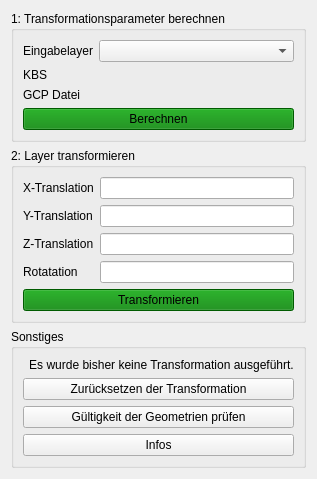
      <widget class="QWidget" name="tab_1">
       <attribute name="title">
        <string>Transformation</string>
       </attribute>
       <layout class="QVBoxLayout" name="verticalLayout">
        <item>
         <widget class="QGroupBox" name="calcParametersGroupBox">
          <property name="sizePolicy">
           <sizepolicy hsizetype="Preferred" vsizetype="Fixed">
            <horstretch>0</horstretch>
            <verstretch>0</verstretch>
           </sizepolicy>
          </property>
          <property name="title">
           <string>1: Transformationsparameter berechnen</string>
          </property>
          <property name="alignment">
           <set>Qt::AlignLeading|Qt::AlignLeft|Qt::AlignTop</set>
          </property>
          <property name="flat">
           <bool>false</bool>
          </property>
          <property name="checkable">
           <bool>false</bool>
          </property>
          <layout class="QFormLayout" name="formLayout">
           <property name="fieldGrowthPolicy">
            <enum>QFormLayout::AllNonFixedFieldsGrow</enum>
           </property>
           <property name="verticalSpacing">
            <number>6</number>
           </property>
           <property name="bottomMargin">
            <number>9</number>
           </property>
           <item row="1" column="0">
            <widget class="QLabel" name="tf_label_eingabelayer">
             <property name="text">
              <string>Eingabelayer</string>
             </property>
            </widget>
           </item>
           <item row="1" column="1">
            <widget class="QgsMapLayerComboBox" name="comboEingabelayerTransform"/>
           </item>
           <item row="2" column="0">
            <widget class="QLabel" name="label_14">
             <property name="text">
              <string>KBS</string>
             </property>
            </widget>
           </item>
           <item row="2" column="1">
            <widget class="QgsProjectionSelectionWidget" name="projectionSelectionTransform"/>
           </item>
           <item row="4" column="0">
            <widget class="QLabel" name="label_17">
             <property name="text">
              <string>GCP Datei</string>
             </property>
            </widget>
           </item>
           <item row="4" column="1">
            <widget class="QgsFileWidget" name="fileWidgetTargetCoordinates"/>
           </item>
           <item row="6" column="0" colspan="2">
            <widget class="QPushButton" name="btnOpenTransformDlg">
             <property name="autoFillBackground">
              <bool>false</bool>
             </property>
             <property name="styleSheet">
              <string notr="true">background-color : green</string>
             </property>
             <property name="text">
              <string>Berechnen</string>
             </property>
            </widget>
           </item>
          </layout>
         </widget>
        </item>
        <item>
         <widget class="QGroupBox" name="layerTransformGroupBox">
          <property name="enabled">
           <bool>true</bool>
          </property>
          <property name="sizePolicy">
           <sizepolicy hsizetype="Preferred" vsizetype="Fixed">
            <horstretch>0</horstretch>
            <verstretch>0</verstretch>
           </sizepolicy>
          </property>
          <property name="title">
           <string>2: Layer transformieren</string>
          </property>
          <layout class="QFormLayout" name="formLayout_2">
           <item row="0" column="0">
            <widget class="QLabel" name="label_18">
             <property name="text">
              <string>X-Translation</string>
             </property>
            </widget>
           </item>
           <item row="0" column="1">
            <widget class="QLineEdit" name="xTranslationText">
             <property name="readOnly">
              <bool>true</bool>
             </property>
            </widget>
           </item>
           <item row="1" column="0">
            <widget class="QLabel" name="label_19">
             <property name="text">
              <string>Y-Translation</string>
             </property>
            </widget>
           </item>
           <item row="1" column="1">
            <widget class="QLineEdit" name="yTranslationText">
             <property name="readOnly">
              <bool>true</bool>
             </property>
            </widget>
           </item>
           <item row="2" column="0">
            <widget class="QLabel" name="label_20">
             <property name="text">
              <string>Z-Translation</string>
             </property>
            </widget>
           </item>
           <item row="2" column="1">
            <widget class="QLineEdit" name="zTranslationText">
             <property name="readOnly">
              <bool>true</bool>
             </property>
            </widget>
           </item>
           <item row="3" column="0">
            <widget class="QLabel" name="label_21">
             <property name="text">
              <string>Rotatation</string>
             </property>
            </widget>
           </item>
           <item row="3" column="1">
            <widget class="QLineEdit" name="rotationText"/>
           </item>
           <item row="5" column="0" colspan="2">
            <widget class="QPushButton" name="btnTransformInputLayers">
             <property name="styleSheet">
              <string notr="true">background-color: green</string>
             </property>
             <property name="text">
              <string>Transformieren</string>
             </property>
            </widget>
           </item>
          </layout>
         </widget>
        </item>
        <item>
         <widget class="QGroupBox" name="groupBox_4">
          <property name="sizePolicy">
           <sizepolicy hsizetype="Preferred" vsizetype="Preferred">
            <horstretch>0</horstretch>
            <verstretch>0</verstretch>
           </sizepolicy>
          </property>
          <property name="whatsThis">
           <string comment="1"/>
          </property>
          <property name="title">
           <string>Sonstiges</string>
          </property>
          <property name="alignment">
           <set>Qt::AlignLeading|Qt::AlignLeft|Qt::AlignTop</set>
          </property>
          <property name="flat">
           <bool>false</bool>
          </property>
          <layout class="QFormLayout" name="formLayout_3">
           <property name="sizeConstraint">
            <enum>QLayout::SetDefaultConstraint</enum>
           </property>
           <property name="fieldGrowthPolicy">
            <enum>QFormLayout::ExpandingFieldsGrow</enum>
           </property>
           <property name="rowWrapPolicy">
            <enum>QFormLayout::DontWrapRows</enum>
           </property>
           <property name="labelAlignment">
            <set>Qt::AlignLeading|Qt::AlignLeft|Qt::AlignTop</set>
           </property>
           <property name="formAlignment">
            <set>Qt::AlignLeading|Qt::AlignLeft|Qt::AlignTop</set>
           </property>
           <property name="topMargin">
            <number>9</number>
           </property>
           <item row="1" column="1">
            <widget class="QLabel" name="transformationStateText">
             <property name="sizePolicy">
              <sizepolicy hsizetype="Expanding" vsizetype="Preferred">
               <horstretch>0</horstretch>
               <verstretch>0</verstretch>
              </sizepolicy>
             </property>
             <property name="text">
              <string>Es wurde bisher keine Transformation ausgeführt.</string>
             </property>
             <property name="alignment">
              <set>Qt::AlignCenter</set>
             </property>
            </widget>
           </item>
           <item row="3" column="0" colspan="2">
            <widget class="QPushButton" name="transformResetBtn">
             <property name="text">
              <string>Zurücksetzen der Transformation</string>
             </property>
            </widget>
           </item>
           <item row="4" column="0" colspan="2">
            <widget class="QPushButton" name="transformValidityBtn">
             <property name="text">
              <string>Gültigkeit der Geometrien prüfen</string>
             </property>
            </widget>
           </item>
           <item row="5" column="0" colspan="2">
            <widget class="QPushButton" name="transformInfoBtn">
             <property name="sizePolicy">
              <sizepolicy hsizetype="Minimum" vsizetype="Fixed">
               <horstretch>0</horstretch>
               <verstretch>0</verstretch>
              </sizepolicy>
             </property>
             <property name="text">
              <string>Infos</string>
             </property>
            </widget>
           </item>
          </layout>
         </widget>
        </item>
       </layout>
      </widget>
